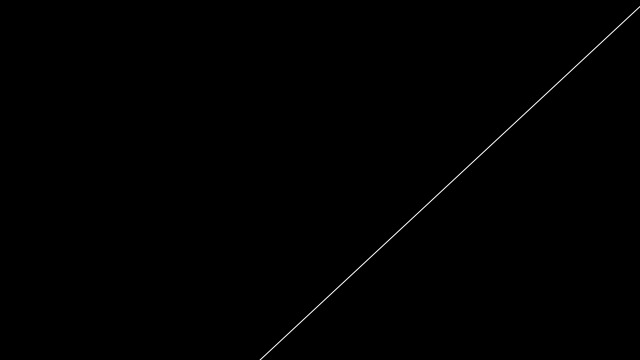
Frame 1 (no input)
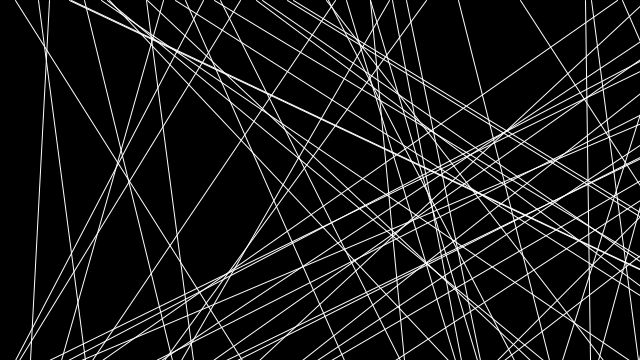
Frame 60 (the mouse pressed at the canvas centre just before this capture)
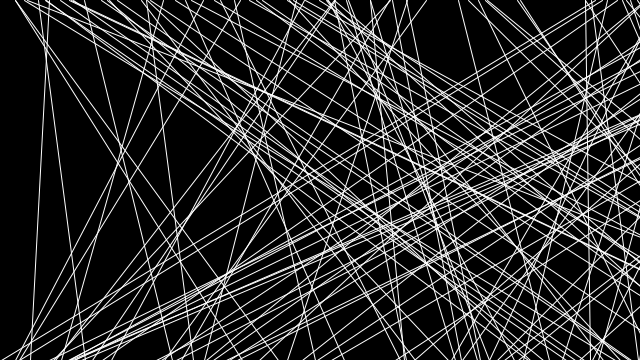
Frame 120 (the mouse held since frame 60 and released just before this capture)

The Processing sketch that drew these frames (run headless with seeded random() and noise(); from frame 60 on, the mouse is pressed at the canvas centre):

// Processing sketch: hw_sollewwit
// ── hw_sollewwit.pde

float i;
float t;


void setup() {
  size(640, 360);
  background(0);
 
 
}

void draw() {
  
  i = random(1000);
  t = random(1000);
  
  
 
  
  
  
  
  for(int i = 0; i < height * 3; i += 10); 

  stroke(255,255,255);
  line(i, 0, t, height);
  
 
  
  println(i);
  println(t);
  

  
  
  
  }
  
